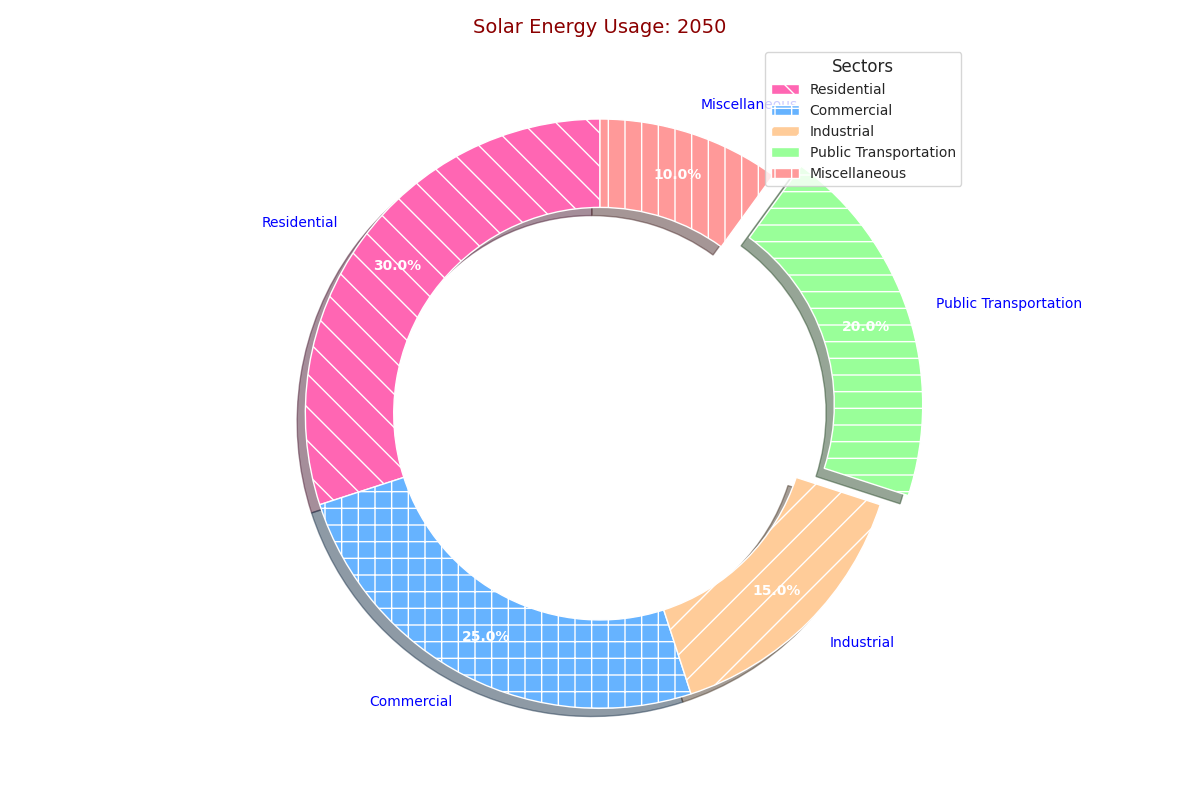

Python code for this plot:
import matplotlib.pyplot as plt
import matplotlib.patches as mpatches

sectors = ["Residential", "Commercial", "Industrial", "Public Transportation", "Miscellaneous"]
energy_usage = [30, 25, 15, 20, 10]

# Manually shuffled colors
colors = ['#FF66B3', '#66B3FF', '#FFCC99', '#99FF99', '#FF9999']
hatches = ['\\', '+', '/', '-', '|']

explode = (0, 0, 0, 0.1, 0)

fig, ax = plt.subplots(figsize=(12, 8), subplot_kw=dict(aspect="equal"))

wedges, texts, autotexts = ax.pie(
    energy_usage,
    explode=explode,
    labels=sectors,
    colors=colors,
    autopct='%1.1f%%',
    shadow=True,
    startangle=90,
    pctdistance=0.85,
    wedgeprops=dict(width=0.3)
)

for wedge, hatch in zip(wedges, hatches):
    wedge.set_hatch(hatch)

for text in texts:
    text.set_fontsize(10)
    text.set_color('blue')

for autotext in autotexts:
    autotext.set_fontsize(10)
    autotext.set_color('white')
    autotext.set_weight('bold')

patches = [mpatches.Patch(facecolor=color, hatch=hatch, label=sector)
           for color, hatch, sector in zip(colors, hatches, sectors)]
ax.legend(handles=patches, loc='upper right', fontsize=10, title="Sectors", frameon=True)

ax.set_title(
    'Solar Energy Usage: 2050',
    fontsize=14, fontweight='normal', va='bottom', color='darkred'
)

plt.grid(True)

plt.tight_layout()
plt.show()
